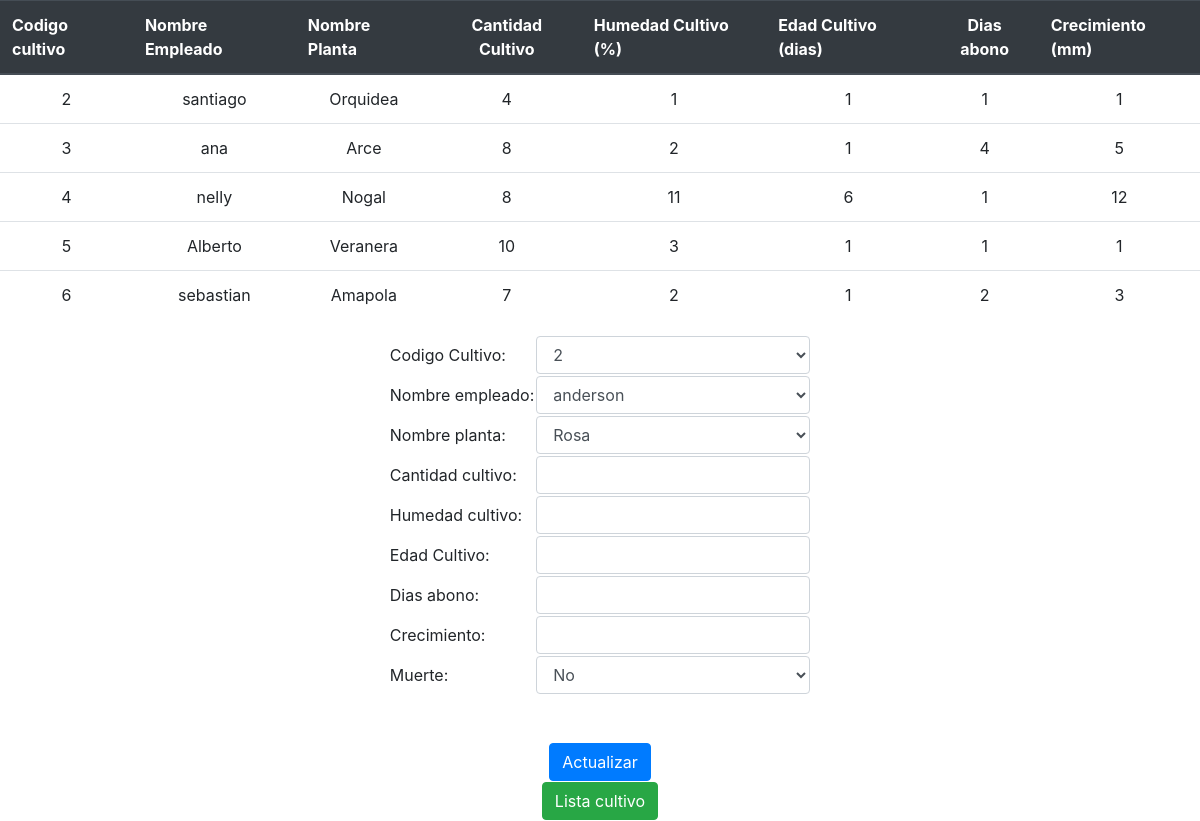
Screenshot of /Actualizar/actualizar_cultivo.php with the database file from the repository.
### tables this page shows
CREATE TABLE IF NOT EXISTS `cultivo` (
  `codigo_cultivo` int(11) NOT NULL AUTO_INCREMENT,
  `codigo_empleado` int(11) NOT NULL,
  `codigo_planta` int(11) NOT NULL,
  `cantidad_cultivo` int(11) NOT NULL DEFAULT '0',
  `humedad_cultivo` int(11) NOT NULL DEFAULT '0',
  `edad_cultivo` int(11) NOT NULL DEFAULT '0',
  `dias_abono` int(11) NOT NULL DEFAULT '0',
  `crecimiento` int(11) NOT NULL DEFAULT '0',
  `muerte` int(11) NOT NULL DEFAULT '0',
  `termino` int(11) NOT NULL DEFAULT '0',
  PRIMARY KEY (`codigo_cultivo`)
);

CREATE TABLE IF NOT EXISTS `empleado` (
  `codigo_empleado` int(11) NOT NULL AUTO_INCREMENT,
  `cedula` int(11) NOT NULL,
  `nombre` varchar(25) NOT NULL,
  `apellido1` varchar(25) NOT NULL,
  `apellido2` varchar(25) NOT NULL,
  `telefono` int(11) NOT NULL,
  `eliminar` int(11) NOT NULL,
  PRIMARY KEY (`codigo_empleado`)
);

CREATE TABLE IF NOT EXISTS `planta` (
  `codigo_planta` int(11) NOT NULL AUTO_INCREMENT,
  `nombre` varchar(25) NOT NULL,
  `genero` varchar(25) NOT NULL,
  `familia` varchar(25) NOT NULL,
  `tipo_planta` varchar(25) NOT NULL,
  `cantidad_semilla` int(11) NOT NULL DEFAULT '0',
  `cantidad_flor` int(11) NOT NULL DEFAULT '0',
  `precio_venta` int(11) NOT NULL DEFAULT '0',
  `eliminar` int(11) NOT NULL DEFAULT '0',
  PRIMARY KEY (`codigo_planta`)
);

### Actualizar/actualizar_cultivo.php (the view, shortened to what this page needs)
<!DOCTYPE html>
<html>
<head>
                <link rel="stylesheet" href="../css/bootstrap.min.css">
</head>
	<body>
		<?php
		if (isset($_POST['submit']))
		{
			$codigo_cultivo=$_POST["codigo_cultivo"];
			$codigo_empleado=$_POST["codigo_empleado"];
			$codigo_planta=$_POST["codigo_planta"];
			$cantidad_cultivo=$_POST["cantidad_cultivo"];
			$humedad_cultivo=$_POST["humedad_cultivo"];
			$edad_cultivo=$_POST["edad_cultivo"];
			$dias_abono=$_POST["dias_abono"];
			$crecimiento=$_POST["crecimiento"];
			$muerte=$_POST["muerte"];
			$error=false;
			if (empty($codigo_cultivo)) {
				echo "<center><p>codigo_cultivo vacio ó no valido.</p></center>";
				$error=true;
			}
			if (empty($codigo_empleado) || !is_numeric($codigo_empleado) || $codigo_empleado<0) {
				echo "<center><p>codigo empleado vacio ó no valido.</p></center>";
				$error=true;
			}
			if (empty($codigo_planta) || !is_numeric($codigo_planta) || $codigo_planta<0) {
				echo "<center><p>codigo planta vacio ó no valido</p></center>";
				$error=true;
			}
			if (empty($cantidad_cultivo) || !is_numeric($cantidad_cultivo) || $cantidad_cultivo<0) {
				echo "<center><p>cantidad_cultivo vacio ó no valido</p></center>";
				$error=true;
			}
			if (empty($humedad_cultivo) || !is_numeric($humedad_cultivo)|| $humedad_cultivo<0) {
				echo "<center><p>humedad cultivo vacio ó no valido</p></center>";
				$error=true;
			}
			if (empty($dias_abono) || !is_numeric($dias_abono)|| $dias_abono<0) {
				echo "<center><p>dias abono cultivo vacio ó no valido</p></center>";
				$error=true;
			}
			if (empty($crecimiento) || !is_numeric($crecimiento)|| $crecimiento<0) {
				echo "<center><p>crecimiento cultivo vacio ó no valido</p></center>";
				$error=true;
			}
			if (empty($muerte)) {
				echo "<center><p>muerte cultivo vacio ó no valido</p></center>";
				$error=true;
			}
			if ($error)
			{
                            ?>
                                <center><td><input type="button" name="volver" value="Volver" class="btn btn-primary" onclick="window.location.href='actualizar_cultivo.php'"></td></center>
                            <?php
			}else
			{
				require('../conexion.php');
				$retorno="SELECT codigo_planta, cantidad_cultivo FROM cultivo WHERE codigo_cultivo=$codigo_cultivo AND muerte = 0";
				$resultado= mysqli_query($link,$retorno);
				$extraido=mysqli_fetch_array($resultado);
				$actualizar_planta="UPDATE planta SET cantidad_semilla = (cantidad_semilla+$extraido[cantidad_cultivo]) WHERE codigo_planta = $extraido[codigo_planta]";
				if ($link->query($actualizar_planta) === TRUE)
			    {
				    $validar="SELECT cantidad_semilla FROM planta WHERE codigo_planta=$codigo_planta";
					$resultado= mysqli_query($link,$validar);
					$extraido=mysqli_fetch_array($resultado);
					if ($cantidad_cultivo > $extraido['cantidad_semilla'])
					{
						echo "<p>La cantidad de unidades de la planta es mayor a la disponible de semillas : $extraido[cantidad_semilla]</p>";
						echo"<p><button onclick=location.href='actualizar_cultivo.php'>Pagina anterior</button></p>";
					}else
					{
						if ($muerte==2) {
							$muerte=0;
						}
						$sql="UPDATE cultivo SET codigo_empleado=$codigo_empleado, codigo_planta=$codigo_planta,cantidad_cultivo=$cantidad_cultivo,humedad_cultivo=$humedad_cultivo,edad_cultivo=$edad_cultivo,dias_abono=$dias_abono, crecimiento=$crecimiento, muerte=$muerte WHERE codigo_cultivo=$codigo_cultivo";
						if ($link->query($sql) === TRUE)
					    {
						    echo "<p>Registro actualizado satisfactoriamente</p>";
						    $nuevo=$extraido['cantidad_semilla']-$cantidad_cultivo;
						    $sql="UPDATE planta SET cantidad_semilla=$nuevo WHERE codigo_planta=$codigo_planta";
						    if ($link->query($sql) === TRUE)
						    {
					    		echo"<p><button onclick=location.href='actualizar_cultivo.php'>Actualice un nuevo cultivo</button></p>";
							    }else {
							    echo "Error: " . $sql . "<br>" . $link->error;
								}
						} else {
						    echo "Error: " . $sql . "<br>" . $link->error;
						}
		    		}
				}else {
			    	echo"<p>Error al actualizar la tabla planta <button onclick=location.href='actualizar_cultivo.php'>Pagina anterior</button></p>";
				}
			}
		}
		else
		{
		?>
		<div>
                    <table  align = " center "  class = " table ">
                        <thead  class = " thead-dark ">
                            <tr>
                                <th  class = " thead-dark "  scope = " col " > <centro > Codigo cultivo </center > </th >
                                <th  class = " thead-dark "  scope = " col " > <centro > Nombre Empleado </center > </th >
                                <th  class = " thead-dark "  scope = " col " > <centro > Nombre Planta </center > </th >
                                <th  class = " thead-dark "  scope = " col " > <center > Cantidad Cultivo </center > </th >
                                <th  class = " thead-dark "  scope = " col " > <centro > Humedad Cultivo (%)</center > </th >
                                <th  class = " thead-dark "  scope = " col " > <centro > Edad Cultivo (dias)</center > </th >
                                <th  class = " thead-dark "  scope = " col " > <center > Dias abono </center > </th >
                                <th  class = " thead-dark "  scope = " col " > <centro > Crecimiento (mm) </center > </th >
                            </tr >
                            </thead >
					<?php
						require ( '../conexion.php' );
						$query="SELECT codigo_cultivo, empleado.nombre, planta.nombre,cantidad_cultivo,humedad_cultivo,edad_cultivo,dias_abono,crecimiento FROM cultivo INNER JOIN empleado ON cultivo.codigo_empleado = empleado.codigo_empleado INNER JOIN planta ON cultivo.codigo_planta = planta.codigo_planta WHERE (muerte = 0 AND termino = 0)";
						$resultado = mysqli_query($link,$query);
						while ( $extraido =  mysqli_fetch_array ( $resultado )) {
							echo  " <tr align = 'center'> <td> " . $extraido [ 0 ] . " </td> " ;
							echo  " <td> " . $extraido [ 1 ] . " </td> " ;
							echo  " <td> " . $extraido [ 2 ] . " </td> " ;
							echo  " <td> " . $extraido [ 3 ] . " </td> " ;
							echo  " <td> " . $extraido [ 4 ] . " </td> " ;
							echo  " <td> " . $extraido [ 5 ] . " </td> " ;
							echo  " <td> " . $extraido [ 6 ] . " </td> " ;
							echo  " <td> " . $extraido [ 7 ] . " </td> " ;
						}
					?>
			</table >
		</div >
		<form method="post" action="actualizar_cultivo.php">
                    <center>
			<table>
				<tr>
					<td>Codigo Cultivo: </td>
					<td>
						<select class="form-control" name="codigo_cultivo">
						<?php
							require ('../conexion.php');
							$query= "SELECT * FROM cultivo WHERE muerte=0 AND termino = 0 ORDER BY codigo_cultivo";
							$resultado= mysqli_query($link,$query);
							while($extraido= mysqli_fetch_array($resultado))
							{
								echo "<option value='$extraido[codigo_cultivo]'>$extraido[codigo_cultivo]</option>";
							}
						?>
						</select>
					</td>
				</tr>
				<tr><td>Nombre empleado: </td>
					<td>
						<select class="form-control" name="codigo_empleado">
						<?php
							require ('../conexion.php');
							$query= "SELECT * FROM empleado WHERE eliminar = 0 ORDER BY codigo_empleado";
							$resultado= mysqli_query($link,$query);
							while($extraido= mysqli_fetch_array($resultado))
							{
								echo "<option value='$extraido[codigo_empleado]'>$extraido[nombre]</option>";
							}
						?>
						</select>
					</td>
				</tr>
				<tr><td>Nombre planta: </td>
					<td>
						<select class="form-control" name="codigo_planta">
						<?php
							require ('../conexion.php');
							$query= "SELECT * FROM planta WHERE eliminar = 0 ORDER BY codigo_planta";
							$resultado= mysqli_query($link,$query);
							while($extraido= mysqli_fetch_array($resultado))
							{
								echo "<option value='$extraido[codigo_planta]'>$extraido[nombre]</option>";
							}
						?>
						</select>
					</td>
				</tr>
					<tr><td>Cantidad cultivo: </td>
					<td><input class="form-control" type="number" name="cantidad_cultivo"></td>
				</tr>
					<tr><td>Humedad cultivo: </td>
					<td><input  class="form-control" type="number" name="humedad_cultivo"></td>
				</tr>
					<tr><td>Edad Cultivo: </td>
					<td><input class="form-control" type="number" name="edad_cultivo"></td>
				</tr>
				<tr><td>Dias abono: </td>
					<td><input class="form-control" type="number" name="dias_abono"></td>
				</tr>
				<tr><td>Crecimiento: </td>
					<td><input class="form-control" type="number" name="crecimiento"></td>
				</tr>
				<tr><td>Muerte: </td>
					<td><select class="form-control" name="muerte">
						<option value=2>No</option>
					</select></td>
				</tr>
			</table>
                        <br>
                        <center> <table align="center">
				<BR>
				<tr>
			<input class="btn btn-primary" type="submit" name="submit" value="Actualizar">
		</form>
                <center><td><input type="button" name="volver" value="Lista cultivo" class="btn btn-success" onclick="window.location.href='../Lista/lista_cultivo.php'"></td></center>
		<?php
		}
		?>
	</body>
</html>

### rows the page displays
cultivo: codigo_cultivo "2", empleado.nombre "santiago", planta.nombre "Orquidea", cantidad_cultivo "4", humedad_cultivo "1", edad_cultivo "1", dias_abono "1", crecimiento "1"
cultivo: codigo_cultivo "3", empleado.nombre "ana", planta.nombre "Arce", cantidad_cultivo "8", humedad_cultivo "2", edad_cultivo "1", dias_abono "4", crecimiento "5"
cultivo: codigo_cultivo "4", empleado.nombre "nelly", planta.nombre "Nogal", cantidad_cultivo "8", humedad_cultivo "11", edad_cultivo "6", dias_abono "1", crecimiento "12"
cultivo: codigo_cultivo "5", empleado.nombre "Alberto", planta.nombre "Veranera", cantidad_cultivo "10", humedad_cultivo "3", edad_cultivo "1", dias_abono "1", crecimiento "1"
cultivo: codigo_cultivo "6", empleado.nombre "sebastian", planta.nombre "Amapola", cantidad_cultivo "7", humedad_cultivo "2", edad_cultivo "1", dias_abono "2", crecimiento "3"

### other values shown
form field codigo_cultivo "2"
form field codigo_empleado "anderson"
form field codigo_planta "Rosa"
